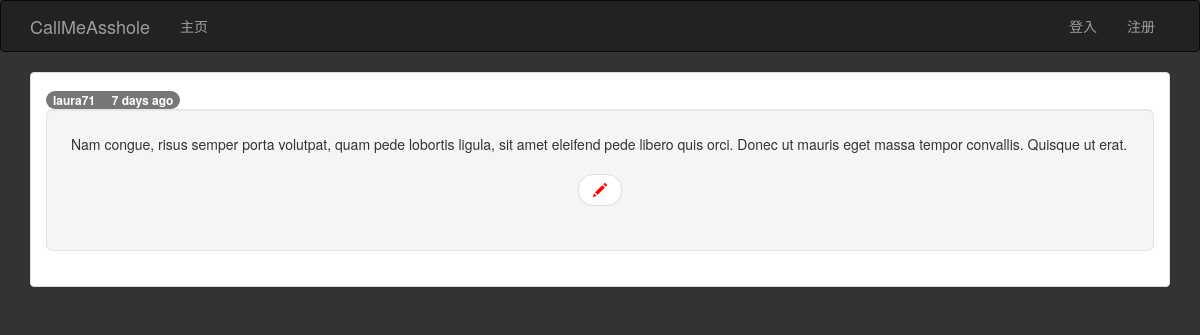
/post/38, run on the app's committed database.
### app/models.py (models this page shows, shortened)
class Post(db.Model):
	__tablename__ = 'posts'
	id = db.Column(db.Integer,primary_key=True)
	title = db.Column(db.String(64))
	subtitle = db.Column(db.String(64))
	body = db.Column(db.Text)
	body_html = db.Column(db.Text)
	body_browse = db.Column(db.Text)
	body_browse_html= db.Column(db.Text)
	timestamp = db.Column(db.DateTime,index=True,default=datetime.utcnow)
	author_id = db.Column(db.Integer,db.ForeignKey('users.id'))

class User(UserMixin,db.Model):
	__tablename__ = 'users'
	email = db.Column(db.String(64),unique=True,index=True)
	id = db.Column(db.Integer,primary_key=True)
	username = db.Column(db.String(64),unique=True,index=True)
	role_id = db.Column(db.Integer,db.ForeignKey('roles.id'))
	password_hash = db.Column(db.String(128))
	posts = db.relationship('Post',backref='author',lazy='dynamic')
	name = db.Column(db.String(64))
	about_me = db.Column(db.Text())
	memeber_since = db.Column(db.DateTime(),default=datetime.utcnow)
	last_seen = db.Column(db.DateTime(),default=datetime.utcnow)
	@property
	def password(self):
		raise AttributeError("password is not a readable attribute!")

### app/main/views.py (the view)
@main.route('/post/<int:id>')
def post(id):
	post = Post.query.get_or_404(id)
	return render_template('post.html',posts=[post])

### app/auth/views.py (called while the page is built)
@auth.before_app_request
def before_request():
	if current_user.is_authenticated:
		current_user.ping()

### app/main/__init__.py (called while the page is built)
@main.app_context_processor
def inject_permissions():
	return dict(Permission=Permission)

### app/templates/post.html
{% extends "base.html" %}
{% import "bootstrap/wtf.html"as wtf %}
{%block head%}
{{super()}}
<link rel="stylesheet" type="text/css" href="{{url_for('static',filename='css/base.css')}}">
{%endblock%}
{% block page_content %}
{%include '_posts.html' %}
{% endblock%}

### app/templates/_posts.html (shortened to what this page needs)
{%for post in posts %}
<div class="panel panel-default">
	<div class="panel-body">
		<a href="{{url_for('main.user',username=post.author.username)}}">
			<span class="badge">
				{{post.author.username}}&nbsp;&nbsp; &nbsp;&nbsp;{{moment(post.timestamp).fromNow()}}
			</span>
		</a>
		<div class="well well-lg">
			{%if post.body_html%}
			{{post.body_html | safe}}
			{%else%}
			{{post.body}}
			{%endif%}
			<nav>
				<ul class="pager">
					<li>
						<a href="{{url_for('main.edit',id=post.id)}}">
							<span class="glyphicon glyphicon-pencil"></span>
						</a>
					</li>
				</ul>
			</nav>
		</div>
	</div>
</div>
{%endfor%}

### app/static/css/base.css (style rules this page uses)
body { background-color: #333; }
a { text-decoration:none; color: #FF0000; }

### data on the page
Post: author.username "laura71", timestamp "7 days ago", body "Nam congue, risus semper porta volutpat, quam pede lobortis ligula, sit amet eleifend pede libero quis orci. Donec ut mauris eget massa tempor convallis. Quisque ut erat."
